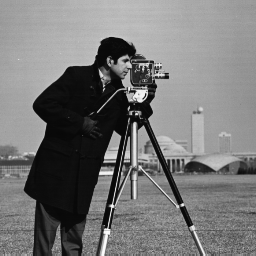
%> input picture matlab/cameraman.tif, 256 x 256 px
$ octave Pruebasdegradientes.m   (GNU Octave 9; MATLAB toolbox functions it lacks are replaced by stand-ins)
%> lines starting %> are read from the running program, lines starting %| are printed output that depends on the picture
### matlab/leer_histograma_vhdl.m
function [histogramas] = leer_histograma_vhdl(nombre_archivo, varargin)
%> called with nombre_archivo = 'histograma.txt'
% LEER_HISTOGRAMA_VHDL Lee archivos de histogramas generados desde VHDL
%
%   histogramas = LEER_HISTOGRAMA_VHDL(nombre_archivo)
%   Lee un archivo con 16 celdas de 9 bines cada una (valores sin signo)
%
%   histogramas = LEER_HISTOGRAMA_VHDL(..., 'Celdas', num_celdas)
%   Especifica el número de celdas/histogramas a leer (default: 16)
%
%   histogramas = LEER_HISTOGRAMA_VHDL(..., 'Bines', num_bines)
%   Especifica el número de bines por celda (default: 9)
%
%   histogramas = LEER_HISTOGRAMA_VHDL(..., 'Signed', true/false)
%   Manejo de datos con signo en complemento a 2 (default: false)
%
% Ejemplo básico:
%   h = leer_histograma_vhdl('histograma.txt');
%
% Ejemplo con parámetros:
%   h = leer_histograma_vhdl('datos_signed.txt', 'Signed', true, 'Celdas', 32);

    % Valores por defecto y parámetros opcionales
    p = inputParser;
    addRequired(p, 'nombre_archivo');
    addParameter(p, 'Celdas', 16, @isnumeric);
    addParameter(p, 'Bines', 9, @isnumeric);
    addParameter(p, 'Signed', false, @islogical);

    parse(p, nombre_archivo, varargin{:});

    num_celdas = p.Results.Celdas;
    num_bines = p.Results.Bines;
    con_signo = p.Results.Signed;

    % Inicialización de la matriz de salida
    histogramas = zeros(num_celdas, num_bines);

    % Apertura del archivo
    fileID = fopen(nombre_archivo, 'r');
    if fileID == -1
        error('No se pudo abrir el archivo: %s', nombre_archivo);
    end

    % Procesamiento línea por línea
    for celda = 17:2*num_celdas
        linea_actual = fgetl(fileID);

        if linea_actual == -1
            fclose(fileID);
            error('El archivo solo contiene %d celdas (se esperaban %d)', celda-1, num_celdas);
        end

        bins = strsplit(strtrim(linea_actual), ' ');

        if length(bins) ~= num_bines
            fclose(fileID);
            error('Línea %d: Se esperaban %d bines, se encontraron %d', celda, num_bines, length(bins));
        end

        % Procesamiento de cada bin
        for bin = 1:num_bines
            bin_str = bins{bin};

            % Validación de longitud del bin
            if length(bin_str) ~= 21
                fclose(fileID);
                error('Bin %d en celda %d: longitud incorrecta (%d bits)', bin, celda, length(bin_str));
            end

            % Conversión numérica
            if con_signo
                % Conversión con signo (complemento a 2)
                if bin_str(1) == '1'
                    valor = bin2dec(bin_str) - 2^21;
                else
                    valor = bin2dec(bin_str);
                end
            else
                % Conversión sin signo
                valor = bin2dec(bin_str);
            end

            histogramas(celda, bin) = valor;
        end
    end

    fclose(fileID);
end

### matlab/Pruebasdegradientes.m
clc; clear; close all;
pkg load image

% Dimensiones de la imagen procesada
img_width = 32;
img_height = 32;

%%%%%%%%%%%%%%%%%%%%%%%%%%%%%%%%%%%%%%%%%%%%%%%%%%%%%%%%%%%%%%%%%%%%%%%%%%%%%%%
%% llamada a funcion de lectura de histogramas

histogramas = leer_histograma_vhdl('histograma.txt');


%%%%%%%%%%%%%%%%%%%%%%%%%%%%%%%%%%%%%%%%%%%%%%%%%%%%%%%%%%%%%%%%%%%%%%%%%%%%%%%%
%%Creacion de datos para comparar

% Leer la imagen
Im = imread('cameraman.tif');
%> Im is the input picture: size 256x256 uint8; min 7, max 253, mean 118.7
I = Im(70:150, 50:150, :);
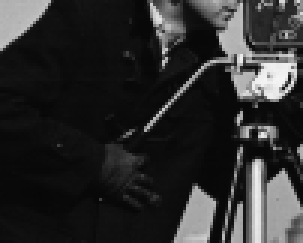
%> I: size 81x101 uint8 (shown 3 times larger); min 7, max 244, mean 45.2

% Redimensionar la imagen a 32x32 píxeles
I_resized = imresize(I, [32, 32]);

% Convertir la imagen a escala de grises si es necesario
if size(I_resized, 3) == 3
    I_gray = rgb2gray(I_resized);
else
    I_gray = I_resized;
end

% Convertir la imagen a uint8 para trabajar con valores de 8 bits
I_gray = uint8(I_gray);

% Ampliar la imagen en los bordes con ceros
I_padded = padarray(I_gray, [1 1], 0, 'both');

% Mostrar la imagen redimensionada y ampliada
figure;
imshow(I_padded, []);
title('Imagen Redimensionada a 32x32 con Bordes Ampliados');

% Guardar los datos de los píxeles en un archivo
fileID = fopen('pixeles.txt', 'w');
for i = 1:size(I_padded, 1)
    for j = 1:size(I_padded, 2)
        fprintf(fileID, '%08s\n', dec2bin(I_padded(i, j), 8));
    end
end
fclose(fileID);
disp('Archivo pixeles.txt generado correctamente.');

% Definir los filtros de Sobel
Gx = [0 0 0; -1 0 1; 0 0 0];
Gy = [0 -1 0; 0 0 0; 0 1 0];

% Aplicar los filtros de Sobel con la opción 'same'
gradX = conv2(double(I_gray), Gx, 'same');
gradY = conv2(double(I_gray), Gy, 'same');
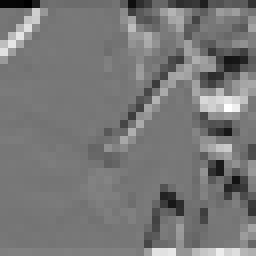
%> gradY: size 32x32 double (shown 8 times larger); min -190, max 215, mean 0.6; drawn with min black and max white

% Calcular a y b
a = max(abs(gradX), abs(gradY));
b = min(abs(gradX), abs(gradY));

% Calcular la magnitud usando la fórmula proporcionada
magnitudes = max(0.875 * a + 0.5 * b, a);
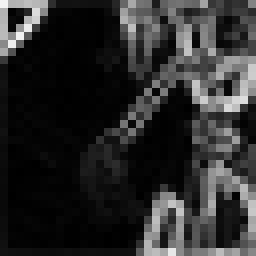
%> magnitudes: size 32x32 double (shown 8 times larger); min 0, max 244.8, mean 43.4

% Parámetros del HOG
cellSize = 8; % Tamaño de la celda
numBins = 9;  % Número de bins en el histograma
tanTheta = tand(linspace(0, 180, numBins + 1)); % Límites de los bines

% Inicializar el histograma
[h, w] = size(I_gray);
%> h = 32; w = 32
hog = zeros(h/cellSize, w/cellSize, numBins);
celda=17;


% Definir tanTheta con valores enteros equivalentes a TAN_THETA en VHDL
tanTheta = int32([0, 376, 839, 1773, 5809, -5809, -1773, -839, -376, 0]);

% Calcular el histograma para cada celda
for i = 1:cellSize:h
    for j = 1:cellSize:w
        % Extraer magnitudes y gradientes para la celda actual
        cellMagnitudes = int32(floor(magnitudes(i:i+cellSize-1, j:j+cellSize-1)));
        cellGradX = int32(gradX(i:i+cellSize-1, j:j+cellSize-1));
        cellGradY = int32(gradY(i:i+cellSize-1, j:j+cellSize-1));

        % Inicializar el histograma de la celda
        cellHistogram = zeros(1, numBins, 'int32');

        % Procesar cada píxel en la celda
        for x = 1:cellSize
            for y = 1:cellSize
                gx = cellGradX(x, y);
                gy = cellGradY(x, y);
                mag = int32(cellMagnitudes(x, y));
                bin = int32(-1); % Inicializar bin por defecto

                % Manejar casos especiales (gx = 0 o gy = 0)
                if gx == 0
                    bin = int32(4);
                elseif gy == 0
                    if gx >= 0
                        bin = int32(0);
                    else
                        bin = int32(8);
                    end
                else
                    gx_scaled = abs(gx);
                    gy_scaled = abs(gy);

                    % Calcular la proporción gy/gx * 1024 con división entera
                    if gx_scaled == 0
                        ratio = int32(1000000);
                    else
                        ratio = fix((gy_scaled * 1024) / gx_scaled);
                    end

                    % Cuadrante 1 y 2 (0-180°)
                    if gy >= 0
                        for b = 1:8
                            if ratio >= abs(tanTheta(b)) && ratio <= abs(tanTheta(b+1))
                                if gx >= 0
                                    bin = int32(b - 1); % Cuadrante 1
                                else
                                    bin = int32(8 - (b - 1)); % Cuadrante 2
                                end
                                break;
                            end
                        end
                    % Cuadrante 3 y 4 (180-360°)
                      else
                            for b = 1:8
                                if ratio >= abs(tanTheta(b)) && ratio <= abs(tanTheta(b+1))
                                    if gx < 0
                                        bin = int32(b - 1); % Cuadrante 3
                                    else
                                        bin = int32(8 - (b - 1)); % Cuadrante 4
                                    end
                                    break;
                                end
                            end
                        end
                    end

                if ratio >= abs(tanTheta(5)) % Si el ratio es mayor que tan(80°)
                     bin = int32(4);
                end
                if bin == -1
              disp(['⚠ ERROR: No se asignó bin correctamente para ratio = ', num2str(ratio)]);
              else
                % Asignar la magnitud solo al bin correspondiente
                cellHistogram(bin + 1) = cellHistogram(bin + 1) + mag;
              end
                % Depuración: Verificar valores clave
                disp(['>>> ' sprintf('gx = %d, gy = %d, ratio = %d, bin = %d mag = %d', gx, gy, ratio, bin, mag)]);
                fprintf('celda: %d cellHistogram = %s\n',celda, mat2str(cellHistogram));
            end
        end

        % Depuración: Verificar el histograma de la celda
        fprintf('cellHistogram = %s\n', mat2str(cellHistogram));

        % Calcular diferencias entre histogramas
       % if celda - 16 >= 1 && celda - 16 <= size(diferenciaHistogramas, 1)

            diferenciaHistogramas(celda-16, :) = (histogramas(celda, :) - cellHistogram);
      %  end

        % Verificar que los índices están dentro de los límites
        rowIdx = floor(i/cellSize) + 1;
        colIdx = floor(j/cellSize) + 1;
        if rowIdx <= size(hog, 1) && colIdx <= size(hog, 2)
            hog(rowIdx, colIdx, :) = cellHistogram;
        end

        % Incrementar el contador de celdas
        celda = celda + 1;

    end
end
%> after the loop, celda = 33; cellHistogram = [1405 485 414 458 400 149 123 585 943]; gx_scaled = 104; gy_scaled = 89; ratio = 876


%fprintf('Ratio: %d, tanTheta(5): %d, abs(tanTheta(6)): %d  bin %d\n', ratio, tanTheta(5), abs(tanTheta(6)),bin);


%%%%%%%%%%%%%%%%%%%%%%%%%%%%%%%%%%%%%%%%%%%%%%%%%%%%%%%%%%%%%%%%%%%%%%%%%%%%%%%%
%% Evaluacion de gradX
gradx_vivado=zeros(img_width,img_height);
fileID = fopen('gradx.txt', 'r');  % Abre el archivo para lectura
if fileID == -1
    error('No se pudo abrir el archivo');
end

% Define el número de líneas a leer
numLines = 32*32;

% Inicializa la variable A
A = cell(numLines, 1);  % Usamos una celda para almacenar las líneas binarias

% Lee las 1024 líneas
for i = 1:1021
    A{i} = strtrim(fgetl(fileID));  % Lee una línea, elimina los espacios en blanco
    if length(A{i}) ~= 10
        error('Una de las líneas no tiene 9 caracteres. Verifica el archivo.');
    end
end

% Ahora convertimos cada línea (que es una cadena binaria) a un entero con signo
A_signed = zeros(numLines, 1);  % Prealocamos el vector de enteros con signo
cont=2;

for i = 1:1021
    % Convertimos cada línea de caracteres binarios a un número entero
    bin_str = A{i};  % Obtiene la cadena binaria (de 9 bits)

    % Si el primer bit es 1, es un número negativo (complemento a dos)
    if bin_str(1) == '1'
        % Convertir la cadena binaria a número entero sin signo
        unsigned_value = bin2dec(bin_str);
        % Convertir al valor con signo (complemento a dos)
        signed_value = unsigned_value - 2^10;  % 9 bits, restamos 2^9 para obtener el valor negativo
    else
        % Si el primer bit es 0, el número es positivo
        signed_value = bin2dec(bin_str);
    end

    % Guardamos el valor con signo en el arreglo
    A_signed(cont) = signed_value;
    cont++;
end


%%%%%%%%%%%%%%%%%%%%%%%%%%%%%%%%%%%%%%%%%%%%%%%%%%%%%%%%%%%%%%%%%%%%%%%%%%%%%%%%
%% Evaluacion GradY
grady_vivado=zeros(img_width,img_height);

fileID = fopen('grady.txt', 'r');  % Abre el archivo para lectura
if fileID == -1
    error('No se pudo abrir el archivo');
end


% Inicializa la variable B
B = cell(numLines, 1);  % Usamos una celda para almacenar las líneas binarias

% Lee las 1024 líneas
for i = 1:1021
    B{i} = strtrim(fgetl(fileID));  % Lee una línea, elimina los espacios en blanco
    if length(B{i}) ~= 10
        error('Una de las líneas no tiene 9 caracteres. Verifica el archivo.');
    end
end

% Ahora convertimos cada línea (que es una cadena binaria) a un entero con signo
B_signed = zeros(numLines, 1);  % Prealocamos el vector de enteros con signo
cont=2;

for i = 1:1021
    % Convertimos cada línea de caracteres binarios a un número entero
    bin_str = B{i};  % Obtiene la cadena binaria (de 9 bits)

    % Si el primer bit es 1, es un número negativo (complemento a dos)
    if bin_str(1) == '1'
        % Convertir la cadena binaria a número entero sin signo
        unsigned_value = bin2dec(bin_str);
        % Convertir al valor con signo (complemento a dos)
        signed_value = unsigned_value - 2^10;  % 9 bits, restamos 2^9 para obtener el valor negativo
    else
        % Si el primer bit es 0, el número es positivo
        signed_value = bin2dec(bin_str);
    end

    % Guardamos el valor con signo en el arreglo
    B_signed(cont) = signed_value;
    cont++;
end

% Muestra los resultados
%disp(A_signed);

fclose(fileID);  % Cierra el archivo


%%%%%%%%%%%%%%%%%%%%%%%%%%%%%%%%%%%%%%%%%%%%%%%%%%%%%%%%%%%%%%%%%%%%%%%%%%%%%%%%
%%  Proceso de comparacion de valores

cont=1;

for i=1:img_width
  for j=1:img_height
    gradx_vivado(i,j)=A_signed(cont);
    cont++;
  end
end

cont=1;

for i=1:img_width
  for j=1:img_height
    grady_vivado(i,j)=B_signed(cont);
    cont++;
  end
end


% Comparar los valores
diff = gradX - gradx_vivado;
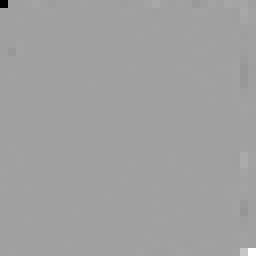
%> diff: size 32x32 double (shown 8 times larger); min -178, max 104, mean -0.1; drawn with min black and max white

% Mostrar métricas de comparación
max_diff = max(abs(diff(:)));
%> max_diff = 178
mean_diff = mean(abs(diff(:)));
%> mean_diff = 0.695

fprintf("Máxima diferencia: %d\n", max_diff);
fprintf("Diferencia media: %f\n", mean_diff);

% Visualizar diferencias
figure;
imagesc(abs(diff));
colorbar;
title("Diferencias absolutas entre gradx y gradx_vivado");
xlabel("Columnas");
ylabel("Filas");
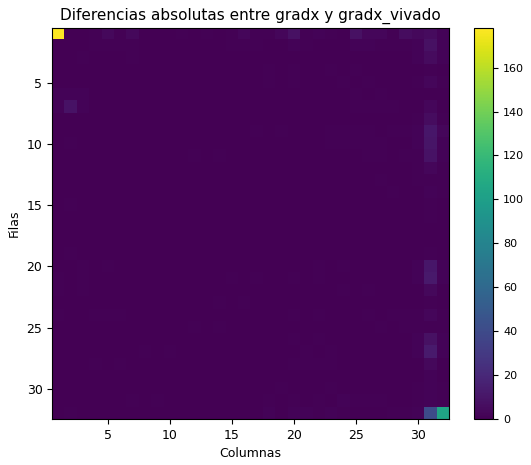
%> figure redrawn from the program's plot data

% Verificar tolerancia
tolerance = 1;
if all(abs(diff(:)) <= tolerance)
    fprintf("Todos los valores están dentro del margen de tolerancia (%d).\n", tolerance);
else
    fprintf("Hay valores fuera del margen de tolerancia (%d).\n", tolerance);
end


% Comparar los valores
diff = gradY - grady_vivado;

% Mostrar métricas de comparación
max_diff = max(abs(diff(:)));
mean_diff = mean(abs(diff(:)));
%> mean_diff = 0.766

fprintf("Máxima diferencia: %d\n", max_diff);
fprintf("Diferencia media: %f\n", mean_diff);

% Visualizar diferencias
figure;
imagesc(abs(diff));
colorbar;
title("Diferencias absolutas entre grady y grady_vivado");
xlabel("Columnas");
ylabel("Filas");

% Verificar tolerancia
tolerance = 1;
if all(abs(diff(:)) <= tolerance)
    fprintf("Todos los valores están dentro del margen de tolerancia (%d).\n", tolerance);
else
    fprintf("Hay valores fuera del margen de tolerancia (%d).\n", tolerance);
end


%%%%%%%%%%%%%%%%%%%%%%%%%%%%%%%%%%%%%%%%%%%%%%%%%%%%%%%%%%%%%%%%%%%%%%%%%%%%%%%
%% Manejo de datos de magnitud
fileID = fopen('magnitud.txt', 'r');  % Abre el archivo para lectura
if fileID == -1
    error('No se pudo abrir el archivo');
end


% Inicializa la variable A
m = cell(numLines, 1);  % Usamos una celda para almacenar las líneas binarias

% Lee las 1024 líneas
for i = 1:1021
    m{i} = strtrim(fgetl(fileID));  % Lee una línea, elimina los espacios en blanco
    if length(m{i}) ~= 10
        error('Una de las líneas no tiene 9 caracteres. Verifica el archivo.');
    end
end

% Ahora convertimos cada línea (que es una cadena binaria) a un entero con signo
M_signed = zeros(numLines, 1);  % Prealocamos el vector de enteros con signo
cont=2;

for i = 1:1021
    % Convertimos cada línea de caracteres binarios a un número entero
    bin_str = m{i};  % Obtiene la cadena binaria (de 9 bits)

    % Si el primer bit es 1, es un número negativo (complemento a dos)
    if bin_str(1) == '1'
        % Convertir la cadena binaria a número entero sin signo
        unsigned_value = bin2dec(bin_str);
        % Convertir al valor con signo (complemento a dos)
        signed_value = unsigned_value - 2^10;  % 9 bits, restamos 2^9 para obtener el valor negativo
    else
        % Si el primer bit es 0, el número es positivo
        signed_value = bin2dec(bin_str);
    end

    % Guardamos el valor con signo en el arreglo
    M_signed(cont) = signed_value;
    cont++;
end

% Muestra los resultados
%disp(A_signed);

fclose(fileID);  % Cierra el archivo

cont=1;
for i=1:img_width
  for j=1:img_height
    mag_vivado(i,j)=M_signed(cont);
    cont++;
  end
end

% Comparar los valores
diff = magnitudes - mag_vivado;
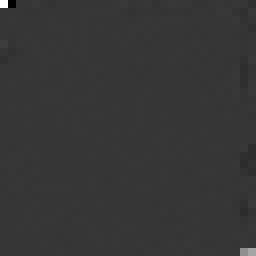
%> diff: size 32x32 double (shown 8 times larger); min -67, max 244.8, mean 0.1; drawn with min black and max white

% Mostrar métricas de comparación
max_diff = max(abs(diff(:)));
%> max_diff = 244.8
mean_diff = mean(abs(diff(:)));
%> mean_diff = 1.12

fprintf("Máxima diferencia: %d\n", max_diff);
fprintf("Diferencia media: %f\n", mean_diff);

% Visualizar diferencias
figure;
imagesc(abs(diff));
colorbar;
title("Diferencias absolutas entre magnitudes y mag_vivado");
xlabel("Columnas");
ylabel("Filas");

% visualizar diferencias de hitogramas
figure;
imagesc(abs(diferenciaHistogramas));
colorbar;
title("Diferencias absolutas entre histogramas");
xlabel("Bines");
ylabel("Celdas");
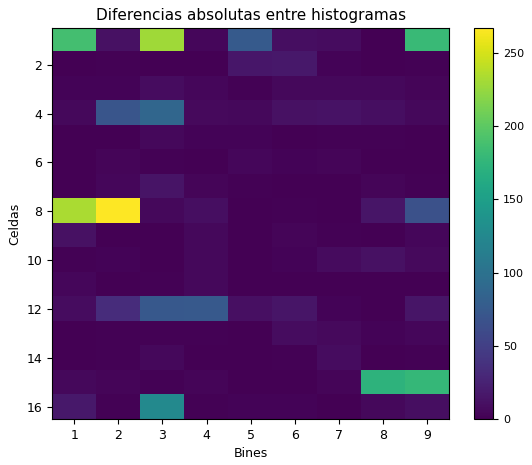
%> figure redrawn from the program's plot data


% Verificar tolerancia
tolerance = 1;
if all(abs(diff(:)) <= tolerance)
    fprintf("Todos los valores están dentro del margen de tolerancia (%d).\n", tolerance);
else
    fprintf("Hay valores fuera del margen de tolerancia (%d).\n", tolerance);
end
